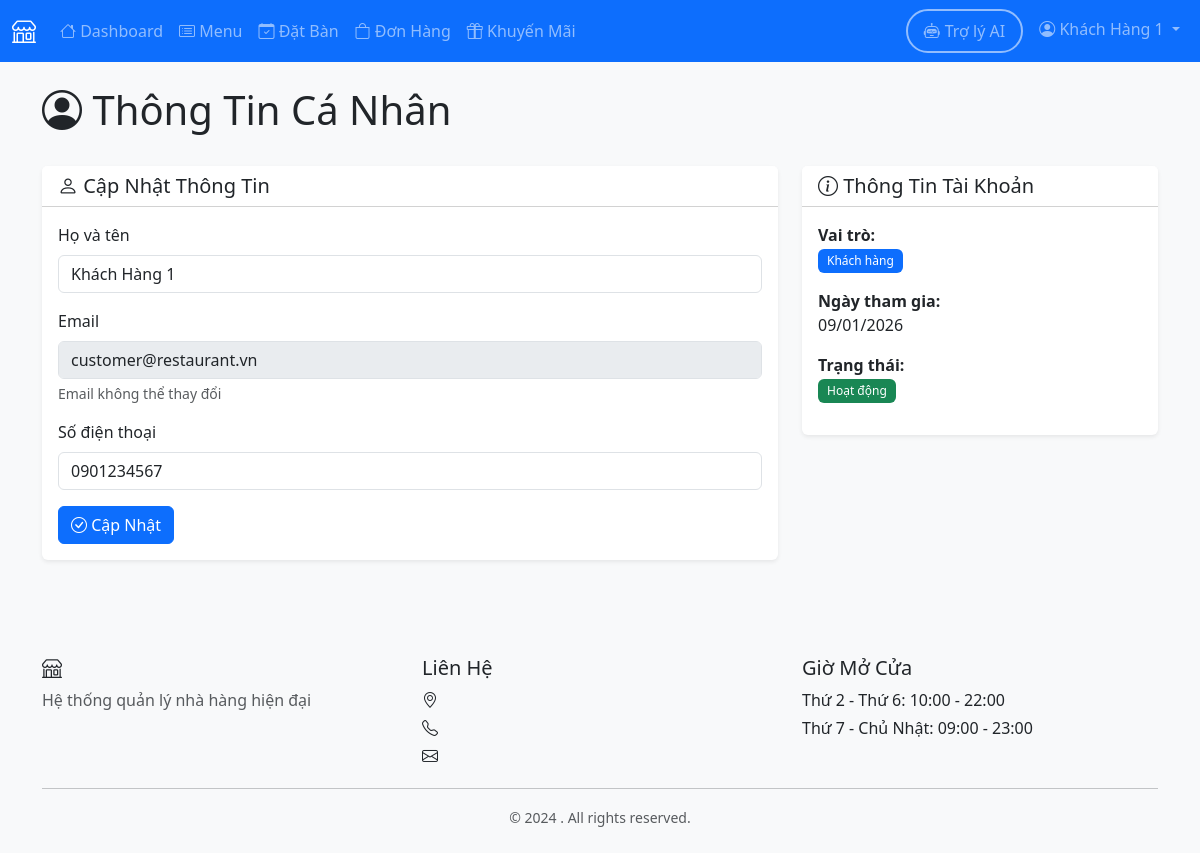
The page /customer/profile (signed in) on the database its author committed.
### models.py (models this page shows, shortened)
class User(UserMixin, db.Model):
    __tablename__ = 'users'
    user_id = db.Column(db.Integer, primary_key=True)
    name = db.Column(db.String(100), nullable=False)
    email = db.Column(db.String(120), unique=True, nullable=False)
    password_hash = db.Column(db.String(255), nullable=False)
    phone = db.Column(db.String(20))
    role = db.Column(db.String(20), nullable=False, default='customer')
    employee_type = db.Column(db.String(50))
    created_at = db.Column(db.DateTime, default=datetime.utcnow)
    active = db.Column(db.Boolean, default=True)
    health_check_date = db.Column(db.Date, nullable=True)
    reservations = db.relationship('Reservation', backref='customer', lazy=True)
    orders = db.relationship('Order', foreign_keys='Order.customer_id', backref='customer', lazy=True)
    feedbacks = db.relationship('Feedback', backref='customer', lazy=True)

### routes/customer.py (the view)
@bp.route('/profile')
@login_required
@customer_required
def profile():
    return render_template('customer/profile.html')

### routes/customer.py (called while the page is built)
def customer_required(f):
    from functools import wraps
    @wraps(f)
    def decorated_function(*args, **kwargs):
        if not current_user.is_authenticated or current_user.role != 'customer':
            flash('Bạn không có quyền truy cập trang này.', 'danger')
            return redirect(url_for('auth.login'))
        return f(*args, **kwargs)
    return decorated_function

### templates/customer/profile.html (shortened to what this page needs)
{% extends "base.html" %}
{% block content %}
<div class="container">
    <div class="row mb-4">
        <div class="col-12">
            <h1><i class="bi bi-person-circle"></i> Thông Tin Cá Nhân</h1>
        </div>
    </div>
    <div class="row">
        <div class="col-md-8">
            <div class="card">
                <div class="card-header bg-white">
                    <h5 class="mb-0"><i class="bi bi-person"></i> Cập Nhật Thông Tin</h5>
                </div>
                <div class="card-body">
                    <form method="POST" action="{{ url_for('customer.update_profile') }}">
                        <div class="mb-3">
                            <label for="name" class="form-label">Họ và tên</label>
                            <input type="text" class="form-control" id="name" name="name"
                                   value="{{ current_user.name }}" required>
                        </div>
                        <div class="mb-3">
                            <label for="email" class="form-label">Email</label>
                            <input type="email" class="form-control" id="email"
                                   value="{{ current_user.email }}" disabled>
                            <div class="form-text">Email không thể thay đổi</div>
                        </div>
                        <div class="mb-3">
                            <label for="phone" class="form-label">Số điện thoại</label>
                            <input type="tel" class="form-control" id="phone" name="phone"
                                   value="{{ current_user.phone }}">
                        </div>
                        <button type="submit" class="btn btn-primary">
                            <i class="bi bi-check-circle"></i> Cập Nhật
                        </button>
                    </form>
                </div>
            </div>
        </div>
        <div class="col-md-4">
            <div class="card">
                <div class="card-header bg-white">
                    <h5 class="mb-0"><i class="bi bi-info-circle"></i> Thông Tin Tài Khoản</h5>
                </div>
                <div class="card-body">
                    <p><strong>Vai trò:</strong><br>
                        <span class="badge bg-primary">Khách hàng</span>
                    </p>
                    <p><strong>Ngày tham gia:</strong><br>
                        {{ current_user.created_at.strftime('%d/%m/%Y') }}
                    </p>
                    <p><strong>Trạng thái:</strong><br>
                        {% if current_user.active %}
                            <span class="badge bg-success">Hoạt động</span>
                        {% else %}
                            <span class="badge bg-danger">Không hoạt động</span>
                        {% endif %}
                    </p>
                </div>
            </div>
        </div>
    </div>
</div>
{% endblock %}

### templates/base.html (shortened to what this page needs)
<!DOCTYPE html>
<html lang="vi">
<head>
    <link href="https://cdn.jsdelivr.net/npm/bootstrap@5.3.2/dist/css/bootstrap.min.css" rel="stylesheet">
    <link rel="stylesheet" href="https://cdn.jsdelivr.net/npm/bootstrap-icons@1.11.1/font/bootstrap-icons.css">
    <link rel="stylesheet" href="{{ url_for('static', filename='css/style.css') }}">
</head>
<body>
    {% if current_user.is_authenticated %}
    <nav class="navbar navbar-expand-lg navbar-dark bg-primary">
        <div class="container-fluid">
            <a class="navbar-brand" href="{{ url_for('index') }}">
                <i class="bi bi-shop"></i> {{ restaurant_name }}
            </a>
            <div class="collapse navbar-collapse" id="navbarNav">
                <ul class="navbar-nav me-auto">
                    {% if current_user.role == 'customer' %}
                        <li class="nav-item">
                            <a class="nav-link" href="{{ url_for('customer.dashboard') }}">
                                <i class="bi bi-house"></i> Dashboard
                            </a>
                        </li>
                        <li class="nav-item">
                            <a class="nav-link" href="{{ url_for('customer.menu') }}">
                                <i class="bi bi-card-list"></i> Menu
                            </a>
                        </li>
                        <li class="nav-item">
                            <a class="nav-link" href="{{ url_for('customer.reservation') }}">
                                <i class="bi bi-calendar-check"></i> Đặt Bàn
                            </a>
                        </li>
                        <li class="nav-item">
                            <a class="nav-link" href="{{ url_for('customer.my_orders') }}">
                                <i class="bi bi-bag"></i> Đơn Hàng
                            </a>
                        </li>
                        <li class="nav-item">
                            <a class="nav-link" href="{{ url_for('customer.promotions') }}">
                                <i class="bi bi-gift"></i> Khuyến Mãi
                            </a>
                        </li>
                    {% endif %}
                </ul>
                <ul class="navbar-nav">
                    <li class="nav-item">
                        <a class="nav-link btn btn-outline-primary rounded-pill px-3 me-2"
                           href="{{ url_for('chatbot.index') }}"
                           style="border: 2px solid; display: flex; align-items: center; gap: 5px;">
                            <i class="bi bi-robot"></i>
                            <span class="d-none d-lg-inline">Trợ lý AI</span>
                        </a>
                    </li>
                    <li class="nav-item dropdown">
                        <a class="nav-link dropdown-toggle" href="#" id="navbarDropdown" role="button" data-bs-toggle="dropdown">
                            <i class="bi bi-person-circle"></i> {{ current_user.name }}
                        </a>
                    </li>
                </ul>
            </div>
        </div>
    </nav>
    {% endif %}
    <main class="{% if current_user.is_authenticated %}py-4{% endif %}">
        {% block content %}{% endblock %}
    </main>
    {% if current_user.is_authenticated %}
    <footer class="bg-light mt-5 py-4">
        <div class="container">
            <div class="row">
                <div class="col-md-4">
                    <h5><i class="bi bi-shop"></i> {{ restaurant_name }}</h5>
                    <p class="text-muted">Hệ thống quản lý nhà hàng hiện đại</p>
                </div>
                <div class="col-md-4">
                    <h5>Liên Hệ</h5>
                    <p class="mb-1"><i class="bi bi-geo-alt"></i> {{ restaurant_address }}</p>
                    <p class="mb-1"><i class="bi bi-telephone"></i> {{ restaurant_phone }}</p>
                    <p class="mb-1"><i class="bi bi-envelope"></i> {{ restaurant_email }}</p>
                </div>
                <div class="col-md-4">
                    <h5>Giờ Mở Cửa</h5>
                    <p class="mb-1">Thứ 2 - Thứ 6: 10:00 - 22:00</p>
                    <p class="mb-1">Thứ 7 - Chủ Nhật: 09:00 - 23:00</p>
                </div>
            </div>
            <hr>
            <div class="text-center text-muted">
                <small>&copy; 2024 {{ restaurant_name }}. All rights reserved.</small>
            </div>
        </div>
    </footer>
    {% endif %}
</body>
</html>

### static/css/style.css (style rules this page uses)
:root { --primary-color: #0d6efd; --success-color: #198754; --warning-color: #ffc107; --danger-color: #dc3545; --info-color: #0dcaf0; }
body { font-family: 'Segoe UI', Tahoma, Geneva, Verdana, sans-serif; background-color: #f8f9fa; }
.navbar-brand { font-weight: 600; font-size: 1.5rem; }
.card { transition: all 0.3s ease; border: none; box-shadow: 0 0.125rem 0.25rem rgba(0, 0, 0, 0.075); }
.btn { transition: all 0.3s ease; }
.badge { font-weight: 500; padding: 0.5em 0.75em; }
footer { margin-top: auto; }

### rows shown on the page
User: name "Khách Hàng 1", email "customer@restaurant.vn", phone "0901234567", created_at "09/01/2026"
